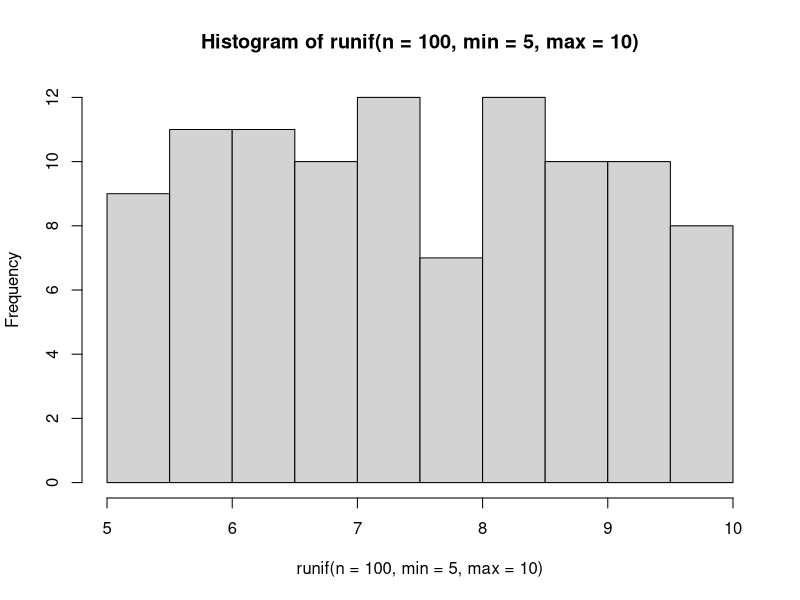
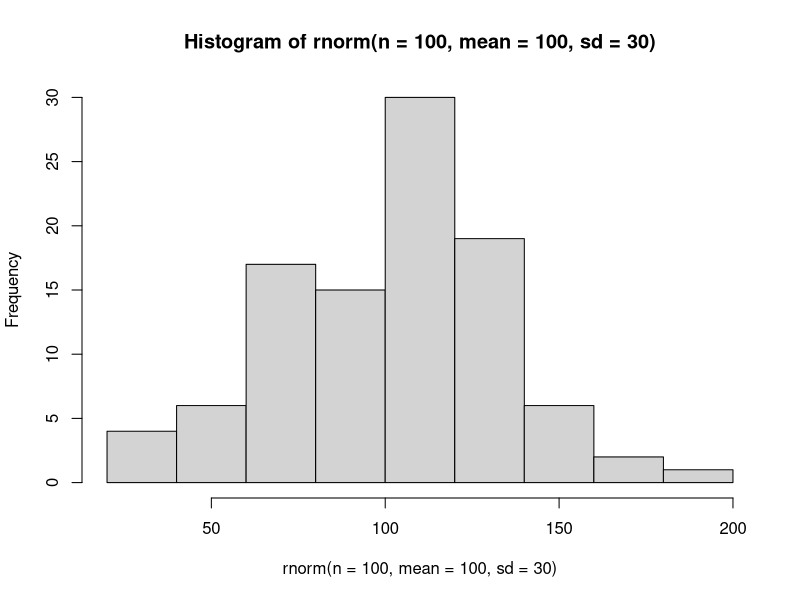

The R source for these figures, in order:
##### Vectors, Matrices, Data Frames and Lists  
##### 17 January 2023  
##### EKP  


# Vectors (cont.)  

## Properties
### Coercion  
  ### All atomic vectors are of the same data type
   ### If you use c() to assemble different types, R coerces them
    ### **logical -> integer -> double -> character**
a <- c(2, 2.2)  # 2 is an integer, 2.2 is a double
print(a)        # coerces to double

b <- c("purple", "green")   # both character
typeof(b)

d <- c(a,b)
typeof(d)
  # elements of vector a (doubles) with elements of vector b (characters)
  # coerces to characters (" ")

### comparison operators yield a logical result
a <- runif(10)  # simulates 10 random uniform numbers
print(a)

a > 0.5  # tells you which numbers are greater than 0.5 (T/F)
  # conditional statement

### how many elements in the vector are > 0.5?
sum(a > 0.5)
  # sums number of elements greater than 0.5 (sums up TRUEs)
mean(a > 0.5)
  # what proportion of vector are greater than 0.5


## Vectorization
### add a constant to a vector

z <- c(10, 20, 30)
z + 1
  # adds 1 to each element of vector

### what happens when vectors are added together?
y <- c(1, 2, 3)
z + y  # results in an 'element by element' operation on the vector


## Recycling
### what if vector lengths are not equal?
z <- c(10, 20, 30)
x <- c(1, 2)
z + x  # recycles x (adds 1, then 2, then 1 again)
  # shorter vector is ALWAYS recycled


# Simulating data: runif and rnorm()

## runif
runif(5)  # gives you 5 random uniform numbers
runif(n=5, min=5, max=10)  # numbers are between 5 and 10
  # 'n' = sample size, 'min' = min value, 'max' = max value

set.seed(123)  # generates the same randomized numbers each time
  # set seed can be any number, sets random number generator and is reproducible
  # the number you input sets the specific randomized numbers
runif(n=5, min=5, max=10)
set.seed(376)
runif(n=5, min=5, max=10)
hist(runif(n=100, min=5, max=10))

## rnorm: random normal values with mean 0 and standard deviation 1
randomNormalNumbers <- rnorm(100)
mean(randomNormalNumbers)  # histogram function shows distribution

rnorm(n=100, mean=100, sd=30)
hist(rnorm(n=100, mean=100, sd=30))
